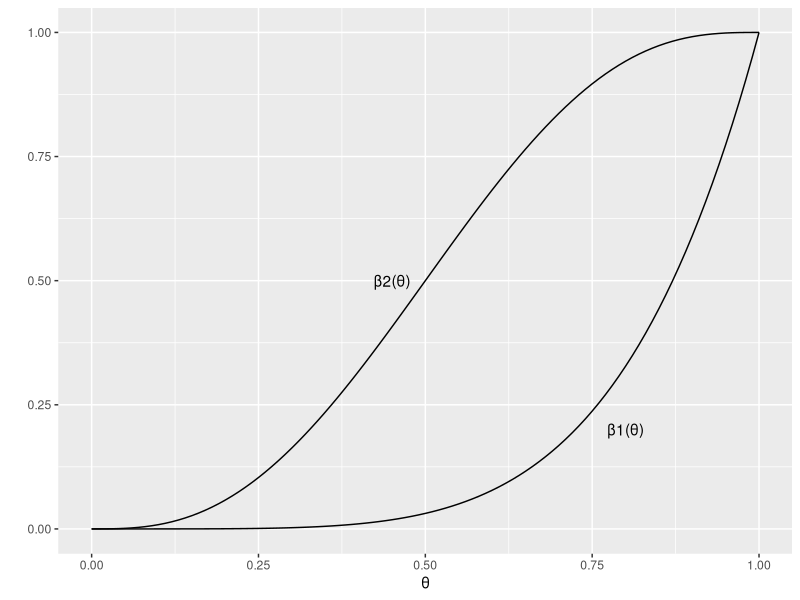

The R source for this figure:
## ---- chunk 1
library(ggplot2)

ggplot()+
  geom_function(fun = function(x) x^5)+
  geom_function(fun = function(x){choose(5,3)*x^3*(1-x)^2 + choose(5,4)*x^4*(1-x)^1 + x^5})+
  geom_text(aes(x=0.45,y=0.5, label = paste0("\u03B2","2(","\u03B8",")")))+
  geom_text(aes(x=0.8,y=0.2, label = paste0("\u03B2","1(","\u03B8",")")))+
  xlim(0,1)+
  xlab("\u03B8")+
  ylab("")

